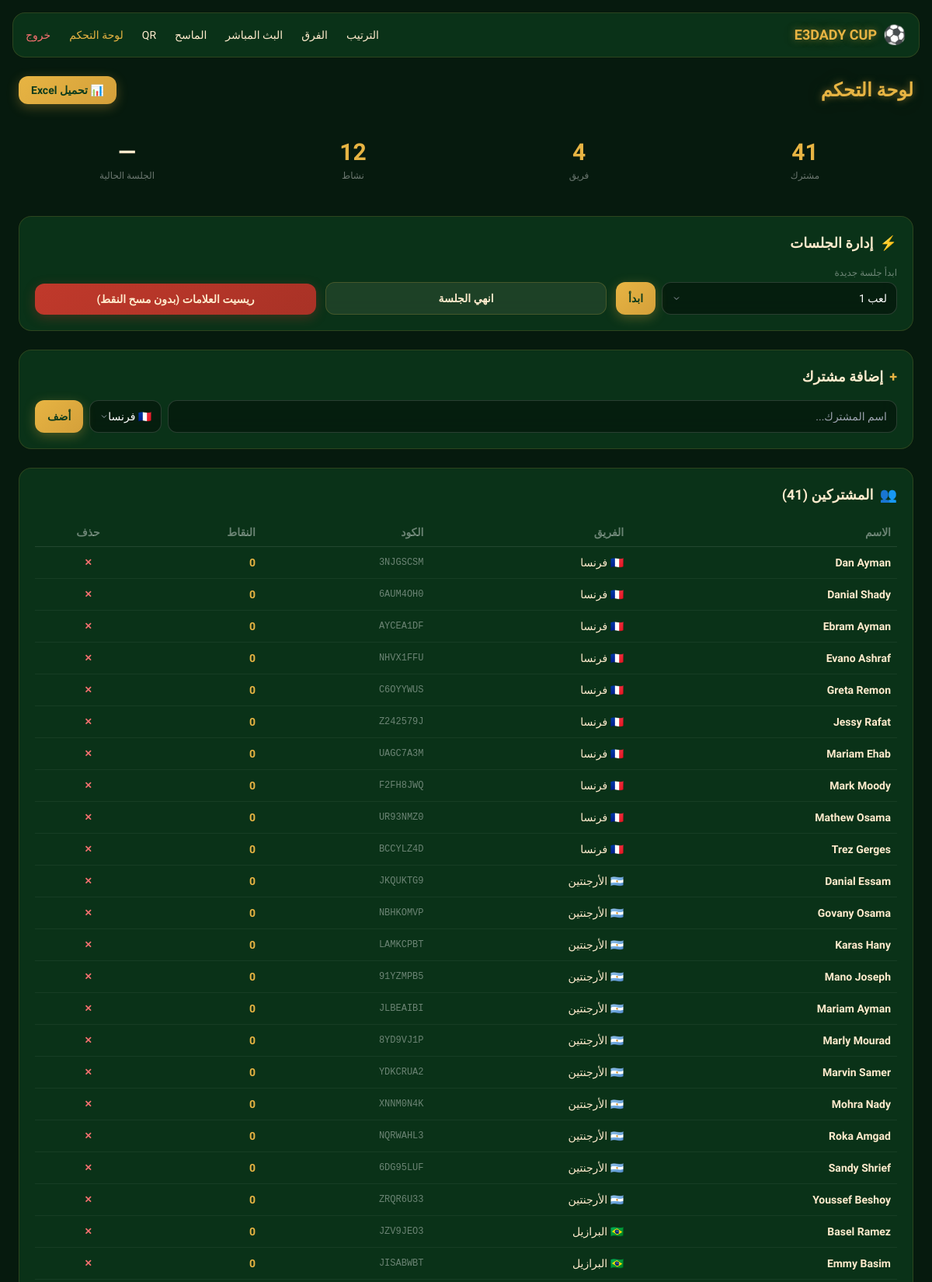
The app's page /dashboard/ (signed in, upper part) with its own data.
### core/models.py (models this page shows, shortened)
class Participant(models.Model):
    name = models.CharField(max_length=120)
    unique_code = models.CharField(max_length=32, unique=True)
    team = models.ForeignKey(Team, on_delete=models.CASCADE, related_name='participants')
    total_points = models.IntegerField(default=0)
    created_at = models.DateTimeField(default=timezone.now)
    class Meta:
        ordering = ['team', 'name']

class Team(models.Model):
    name = models.CharField(max_length=50, unique=True)
    name_ar = models.CharField(max_length=50)
    color = models.CharField(max_length=20)
    primary_hex = models.CharField(max_length=7, default='#1d4ed8')
    secondary_hex = models.CharField(max_length=7, default='#0b1d50')
    flag_emoji = models.CharField(max_length=8, default='🏳️')
    team_code = models.CharField(max_length=32, unique=True, blank=True, null=True)
    total_points = models.IntegerField(default=0)
    entry_rank = models.IntegerField(null=True, blank=True)

### core/views.py (the view)
# urls.py: path('dashboard/', views.dashboard, name='dashboard'),
@login_required
def dashboard(request):
    if not (request.user.is_staff or request.user.is_superuser):
        return redirect('scanner')
    teams = Team.objects.all()
    activities = Activity.objects.all()
    participants = Participant.objects.select_related('team').all()
    session = services.get_active_session()
    sessions_history = Session.objects.select_related('activity').all()[:20]
    recent_logs = ScanLog.objects.select_related('participant', 'team').all()[:50]
    return render(request, 'core/dashboard.html', {
        'teams': teams,
        'activities': activities,
        'participants': participants,
        'active_session': session,
        'sessions_history': sessions_history,
        'recent_logs': recent_logs,
    })

### core/services.py (called while the page is built)
def get_active_session():
    return Session.objects.filter(is_active=True).select_related('activity').first()

### core/templates/core/dashboard.html (shortened to what this page needs)
{% extends 'core/base.html' %}
{% load static %}
{% block content %}
<div class="max-w-6xl mx-auto">
    <div class="flex items-center justify-between mb-4 sm:mb-6">
        <h1 class="text-xl sm:text-2xl font-black neon-gold">لوحة التحكم</h1>
        <a href="{% url 'export_points' %}" class="btn-gold text-xs sm:text-sm py-1.5 sm:py-2 px-3 sm:px-4 flex items-center gap-1.5">
            📊 تحميل Excel
        </a>
    </div>
    <div class="grid grid-cols-2 md:grid-cols-4 gap-2 sm:gap-3 mb-4 sm:mb-6">
        <div class="stat-card text-center p-3 sm:p-5">
            <div class="text-2xl sm:text-3xl font-black font-black" style="color:#e7b443">{{ participants|length }}</div>
            <div class="text-[10px] sm:text-xs text-white/40 mt-1">مشترك</div>
        </div>
        <div class="stat-card text-center p-3 sm:p-5">
            <div class="text-2xl sm:text-3xl font-black font-bold" style="color:#e7b443">{{ teams|length }}</div>
            <div class="text-[10px] sm:text-xs text-white/40 mt-1">فريق</div>
        </div>
        <div class="stat-card text-center p-3 sm:p-5">
            <div class="text-2xl sm:text-3xl font-black font-bold" style="color:#e7b443">{{ activities|length }}</div>
            <div class="text-[10px] sm:text-xs text-white/40 mt-1">نشاط</div>
        </div>
        <div class="stat-card text-center p-3 sm:p-5">
            <div class="text-2xl sm:text-3xl font-black font-bold" style="color:#ffebcd">
                {% if active_session %}{{ active_session.activity.label }}{% else %}—{% endif %}
            </div>
            <div class="text-[10px] sm:text-xs text-white/40 mt-1">الجلسة الحالية</div>
        </div>
    </div>
    <div class="glass p-3 sm:p-5 mb-4 sm:mb-6">
        <h2 class="text-base sm:text-lg font-black mb-3 sm:mb-4 flex items-center gap-2">
            <span class="font-bold" style="color:#e7b443">⚡</span> إدارة الجلسات
        </h2>
        <div class="flex flex-col sm:grid sm:grid-cols-3 gap-3">
            <div>
                <label class="block text-xs text-white/40 mb-1">ابدأ جلسة جديدة</label>
                <div class="flex gap-2">
                    <select id="session-activity" class="flex-1 bg-black/40 border border-white/15 rounded-xl px-3 py-2.5 text-white text-sm">
                        {% for a in activities %}
                        <option value="{{ a.id }}">{{ a.label }}</option>
                        {% endfor %}
                    </select>
                    <button onclick="startSession()" class="btn-primary text-sm py-2 px-4">ابدأ</button>
                </div>
            </div>
            <div class="flex items-end">
                <button onclick="endSession()" class="btn-secondary w-full py-2.5 text-sm">انهي الجلسة</button>
            </div>
            <div class="flex items-end">
                <button onclick="resetCheckmarks()" class="btn-danger text-xs sm:text-sm w-full py-2.5">ريسيت العلامات (بدون مسح النقط)</button>
            </div>
        </div>
    </div>
    <div class="glass p-3 sm:p-5 mb-4 sm:mb-6">
        <h2 class="text-base sm:text-lg font-black mb-3 sm:mb-4 flex items-center gap-2">
            <span class="font-bold" style="color:#e7b443">+</span> إضافة مشترك
        </h2>
        <div class="flex flex-col sm:flex-row gap-2">
            <input id="new-name" type="text" placeholder="اسم المشترك..."
                   class="flex-1 bg-black/40 border border-white/15 rounded-xl px-3 py-2.5 text-white text-sm">
            <div class="flex gap-2">
                <select id="new-team" class="flex-1 sm:flex-none bg-black/40 border border-white/15 rounded-xl px-3 py-2.5 text-white text-sm">
                    {% for t in teams %}
                    <option value="{{ t.id }}">{{ t.flag_emoji }} {{ t.name_ar }}</option>
                    {% endfor %}
                </select>
                <button onclick="addParticipant()" class="btn-primary text-sm py-2 px-4">أضف</button>
            </div>
        </div>
    </div>
    {% if participants %}
    <div class="glass p-3 sm:p-5 mb-4 sm:mb-6">
        <h2 class="text-base sm:text-lg font-black mb-3 sm:mb-4 flex items-center gap-2">
            <span class="font-bold" style="color:#ffebcd">👥</span> المشتركين ({{ participants|length }})
        </h2>
        <div class="overflow-x-auto -mx-3 px-3 sm:mx-0 sm:px-0">
            <table class="w-full text-xs sm:text-sm min-w-[400px]">
                <thead><tr class="border-b border-white/10 text-white/40">
                    <th class="text-right py-2 px-1 sm:px-2">الاسم</th>
                    <th class="text-right py-2 px-1 sm:px-2">الفريق</th>
                    <th class="text-right py-2 px-1 sm:px-2">الكود</th>
                    <th class="text-right py-2 px-1 sm:px-2">النقاط</th>
                    <th class="text-center py-2 px-1 sm:px-2">حذف</th>
                </tr></thead>
                <tbody>
                    {% for p in participants %}
                    <tr id="participant-row-{{ p.id }}" class="border-b border-white/5 hover:bg-white/[0.02]">
                        <td class="py-2 px-1 sm:px-2 font-bold">{{ p.name }}</td>
                        <td class="py-2 px-1 sm:px-2">{{ p.team.flag_emoji }} {{ p.team.name_ar }}</td>
                        <td class="py-2 px-1 sm:px-2 font-mono text-white/40 text-[10px] sm:text-xs">{{ p.unique_code }}</td>
                        <td class="py-2 px-1 sm:px-2 font-bold font-bold" style="color:#e7b443">{{ p.total_points }}</td>
                        <td class="py-2 px-1 sm:px-2 text-center">
                            <button onclick="deleteParticipant({{ p.id }}, '{{ p.name }}')"
                                    class="text-red-400 hover:text-red-300 hover:bg-red-400/10 rounded-lg px-2 py-1 text-xs font-bold transition-colors">✕</button>
                        </td>
                    </tr>
                    {% endfor %}
                </tbody>
            </table>
        </div>
    </div>
    {% endif %}
</div>
{% endblock %}

### core/templates/core/base.html (shortened to what this page needs)
{% load static %}
<!DOCTYPE html>
<html lang="ar" dir="rtl">
<head>
    <script src="https://cdn.tailwindcss.com"></script>
</head>
<body>
    <canvas id="three-bg"></canvas>
    <div class="page-content">
        {% block nav %}
        <nav class="glass sticky top-0 z-50 px-4 py-3 mx-2 sm:mx-4 mt-2 sm:mt-4" style="border-radius:16px;">
            <div class="max-w-7xl mx-auto flex items-center justify-between">
                <a href="{% url 'leaderboard' %}" class="flex items-center gap-2">
                    <span class="text-xl sm:text-2xl">⚽</span>
                    <span class="font-cairo font-black text-base sm:text-lg neon-gold">E3DADY CUP</span>
                </a>
                <div class="hidden md:flex items-center gap-6 text-sm font-tajawal font-medium">
                    <a href="{% url 'leaderboard' %}" class="nav-link">الترتيب</a>
                    <a href="{% url 'team_view' %}" class="nav-link">الفرق</a>
                    <a href="{% url 'live_screen' %}" class="nav-link">البث المباشر</a>
                    {% if user.is_authenticated %}
                        <a href="{% url 'scanner' %}" class="nav-link">الماسح</a>
                        <a href="{% url 'qr_codes' %}" class="nav-link">QR</a>
                        {% if user.is_staff or user.is_superuser %}
                            <a href="{% url 'dashboard' %}" class="nav-link" style="color:#e7b443">لوحة التحكم</a>
                        {% endif %}
                        <a href="{% url 'logout' %}" class="nav-link text-red-400">خروج</a>
                    {% else %}
                        <a href="{% url 'login' %}" class="btn-primary text-xs py-2 px-4">دخول</a>
                    {% endif %}
                </div>
            </div>
        </nav>
        {% endblock %}
        <main class="{% block main_class %}px-4 py-6 max-w-7xl mx-auto{% endblock %}">
            {% block content %}{% endblock %}
        </main>
    </div>
</body>
</html>

### core/templates/core/base.html (style rules this page uses)
* { margin: 0; padding: 0; box-sizing: border-box; }
body { font-family: 'Cairo', sans-serif; background: #061a0e; color: #ffebcd; overflow-x: hidden; min-height: 100vh; }
#three-bg { position: fixed; top: 0; left: 0; width: 100%; height: 100%; z-index: 0; pointer-events: none; }
.page-content { position: relative; z-index: 10; min-height: 100vh; }
.glass { background: rgba(13, 59, 28, 0.75); backdrop-filter: blur(20px); -webkit-backdrop-filter: blur(20px); border: 1px solid rgba(231, 180, 67, 0.15); border-radius: 16px; }
.neon-gold { color: #e7b443; text-shadow: 0 0 10px rgba(231, 180, 67, 0.5), 0 0 40px rgba(231, 180, 67, 0.2); }
.nav-link { transition: all 0.3s ease; position: relative; padding: 4px 0; }
.nav-link::after { content: ''; position: absolute; bottom: -2px; left: 50%; right: 50%; height: 2px; background: linear-gradient(90deg, #e7b443, #ffebcd); transition: all 0.3s ease; border-radius: 1px; }
.btn-primary { background: linear-gradient(135deg, #e7b443, #d4a03a); color: #0d3b1c; padding: 10px 24px; border-radius: 12px; font-weight: 700; cursor: pointer; transition: all 0.3s ease; box-shadow: 0 4px 15px rgba(231, 180, 67, 0.3); border: none; }
.btn-gold { background: linear-gradient(135deg, #e7b443, #d4a03a); color: #0d3b1c; padding: 10px 24px; border-radius: 12px; font-weight: 700; cursor: pointer; transition: all 0.3s ease; box-shadow: 0 4px 15px rgba(231, 180, 67, 0.3); border: none; }
.btn-danger { background: linear-gradient(135deg, #c0392b, #a93226); color: #ffebcd; padding: 10px 24px; border-radius: 12px; font-weight: 700; cursor: pointer; transition: all 0.3s ease; box-shadow: 0 4px 15px rgba(192, 57, 43, 0.3); border: none; }
.btn-secondary { background: rgba(255, 235, 205, 0.08); color: #ffebcd; padding: 10px 24px; border-radius: 12px; font-weight: 600; cursor: pointer; transition: all 0.3s ease; border: 1px solid rgba(231, 180, 67, 0.2); }
select { background-repeat: no-repeat; background-position: left 12px center; padding-left: 32px; -webkit-appearance: none; -moz-appearance: none; appearance: none; }

### records on screen
Participant: name "Dan Ayman", team.name_ar "فرنسا", unique_code "3NJGSCSM", total_points "0"
Participant: name "Danial Shady", team.name_ar "فرنسا", unique_code "6AUM4OH0", total_points "0"
Participant: name "Ebram Ayman", team.name_ar "فرنسا", unique_code "AYCEA1DF", total_points "0"
Participant: name "Evano Ashraf", team.name_ar "فرنسا", unique_code "NHVX1FFU", total_points "0"
Participant: name "Greta Remon", team.name_ar "فرنسا", unique_code "C6OYYWUS", total_points "0"
Participant: name "Jessy Rafat", team.name_ar "فرنسا", unique_code "Z242579J", total_points "0"
Participant: name "Mariam Ehab", team.name_ar "فرنسا", unique_code "UAGC7A3M", total_points "0"
Participant: name "Mark Moody", team.name_ar "فرنسا", unique_code "F2FH8JWQ", total_points "0"
Participant: name "Mathew Osama", team.name_ar "فرنسا", unique_code "UR93NMZ0", total_points "0"
Participant: name "Trez Gerges", team.name_ar "فرنسا", unique_code "BCCYLZ4D", total_points "0"
Participant: name "Danial Essam", team.name_ar "الأرجنتين", unique_code "JKQUKTG9", total_points "0"
Participant: name "Govany Osama", team.name_ar "الأرجنتين", unique_code "NBHKOMVP", total_points "0"
Participant: name "Karas Hany", team.name_ar "الأرجنتين", unique_code "LAMKCPBT", total_points "0"
Participant: name "Mano Joseph", team.name_ar "الأرجنتين", unique_code "91YZMPB5", total_points "0"
Participant: name "Mariam Ayman", team.name_ar "الأرجنتين", unique_code "JLBEAIBI", total_points "0"
Participant: name "Marly Mourad", team.name_ar "الأرجنتين", unique_code "8YD9VJ1P", total_points "0"
Participant: name "Marvin Samer", team.name_ar "الأرجنتين", unique_code "YDKCRUA2", total_points "0"
Participant: name "Mohra Nady", team.name_ar "الأرجنتين", unique_code "XNNM0N4K", total_points "0"
Participant: name "Roka Amgad", team.name_ar "الأرجنتين", unique_code "NQRWAHL3", total_points "0"
Participant: name "Sandy Shrief", team.name_ar "الأرجنتين", unique_code "6DG95LUF", total_points "0"
Participant: name "Youssef Beshoy", team.name_ar "الأرجنتين", unique_code "ZRQR6U33", total_points "0"
Participant: name "Basel Ramez", team.name_ar "البرازيل", unique_code "JZV9JEO3", total_points "0"
Participant: name "Emmy Basim", team.name_ar "البرازيل", unique_code "JISABWBT", total_points "0"

### other values on screen
{{ participants|length }} "41"
{{ teams|length }} "4"
{{ activities|length }} "12"
form field value "لعب 1"
form field value "🇫🇷 فرنسا"
